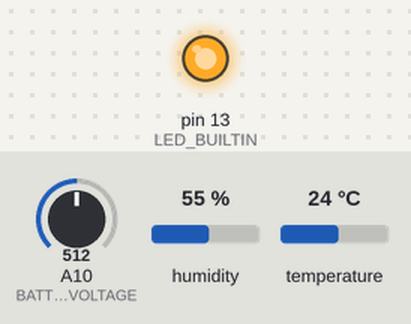
The sketch below on a simulated Arduino Leonardo, built with avr-gcc and run on an emulated ATmega32U4. Parts: output pins drawn as LEDs (lit = HIGH). Inputs (shaded band) come from the test bench; at power-on: A10 (BATTERY_VOLTAGE) = 512, humidity 55 %, temperature 24 °C. No radio packets arrive unless stated; pins used as bus, display or sensor lines are not drawn; what the sketch prints to the serial monitor is not drawn.

Above: at 5.16 s.
At 13.3 s:
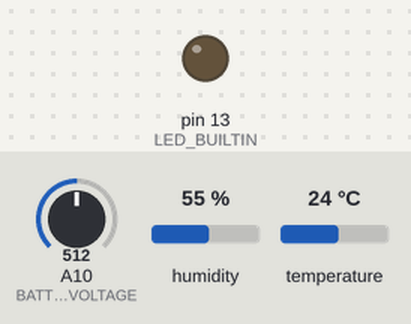
Timing chart, 0 to 26.2 s (numbered marks = the images above):
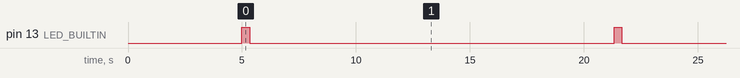

Measured:
- by itself, pin 13 (LED_BUILTIN): alternates HIGH for 0.33 s and LOW for 16.0 s

The sketch:

TempRFout.ino
```cpp
/*
	Program for outdoor wireless temperature and humidity sensor.

	Feather 32u4 8MHz with RFM69HCW radio module
	SHT40 sensor

	Read temperature and humidity
	Send these values through RF 900MHz
	Sleep

*/

#include "Adafruit_SHT4x.h"
#include <SPI.h>
#include <RH_RF69.h> //RadioHead - modified RH_RF69.cpp line 182: disable CLKOUT to minimize the current consumption (see 3.2.2)
#include <avr/power.h>
#include "LowPower.h"

//Pinout
#define BATTERY_VOLTAGE A10
#define ANALOG_ENABLE 5
#define RF_CS 8
#define RF_RST 4
#define RF_IRQ 7

//RF
#define RF_FREQ 915.0
#define PACKET_SIZE 5
#define PREAMBLE_LENGTH 40 //long preamble

#define VOLTAGE_DIVIDER 66 // 3V3 * (15k+15k)/15k * 10 ; x10 to get results in deciVolts
#define ADC_RES 10 // 10bits

// Some macros is still missing from AVR GCC distribution for ATmega32U4
#define PRTIM4 4
#define power_timer4_disable()	(PRR1 |= (uint8_t)(1 << PRTIM4))

//#define DEBUG

Adafruit_SHT4x sht4 = Adafruit_SHT4x();
RH_RF69 rf69(RF_CS, RF_IRQ); // Singleton instance of the radio driver

void setup()
{
#ifndef DEBUG
	delay(5000); //time to be able to upload a new sketch before entering sleep mode
#else
	delay(2000);
	Serial.println("Start");
#endif

	pinMode(RF_RST, OUTPUT);
	pinMode(RF_CS, OUTPUT);
	pinMode(ANALOG_ENABLE, OUTPUT);
	pinMode(LED_BUILTIN, OUTPUT);
	digitalWrite(LED_BUILTIN, HIGH);

#ifndef DEBUG
// Power optimization
	reduceActivePower();
#endif

	rf69.init();
	rf69.setPreambleLength(PREAMBLE_LENGTH);
	rf69.setFrequency(RF_FREQ);
	rf69.setTxPower(0, true);  // range from 14-20 for power, 2nd arg must be true for 69HCW
	rf69.sleep();

#ifndef DEBUG
	Serial.println("RF OK");
#endif

	sht4.begin();
	sht4.setPrecision(SHT4X_LOW_PRECISION);
	sht4.setHeater(SHT4X_NO_HEATER);

#ifndef DEBUG
	Serial.println("SHT40 OK");
#endif

}

void loop()
{
	uint16_t battery_voltage;
	uint8_t radiopacket[PACKET_SIZE];
	sensors_event_t hum, temp;

	digitalWrite(LED_BUILTIN, HIGH);

	//Read sensors
	delay(10);
	digitalWrite(ANALOG_ENABLE, HIGH); //Enable voltage divider
	battery_voltage = analogRead(BATTERY_VOLTAGE) * VOLTAGE_DIVIDER ;
	battery_voltage = battery_voltage >> ADC_RES;
	digitalWrite(ANALOG_ENABLE, LOW); //Disable voltage divider

	sht4.getEvent(&hum, &temp);// populate temp and humidity objects with fresh data ; 3.4ms
	int temperature = temp.temperature*10;
	int humidity = hum.relative_humidity;

	//Send data
	radiopacket[0] = highByte(temperature);
	radiopacket[1] = lowByte(temperature);
	radiopacket[2] = humidity;
	radiopacket[3] = battery_voltage;

	#define NB_RETRY 3
	for(int i=0 ; i<NB_RETRY ; i++)
	{
		radiopacket[4] = i; //message id
		rf69.send(radiopacket, PACKET_SIZE); //500u
		rf69.waitPacketSent(); //850us with preamble=4 ; 2000us with preamble=40
		rf69.sleep();
		if(i==NB_RETRY-1) break; //avoid sleep after the last emission
		//LowPower.powerDown(SLEEP_1S, ADC_OFF, BOD_OFF); //too slow to wake up
		//LowPower.powerSave(SLEEP_1S, ADC_OFF, BOD_OFF); //same as powerdown
#ifndef DEBUG
		LowPower.powerStandby(SLEEP_30MS, ADC_OFF, BOD_OFF);
#else
		delay(30);
#endif
	}
	digitalWrite(LED_BUILTIN, LOW);

#ifndef DEBUG
	LowPower.powerDown(SLEEP_8S, ADC_OFF, BOD_OFF);
	LowPower.powerDown(SLEEP_8S, ADC_OFF, BOD_OFF);
#else
	Serial.print(battery_voltage); Serial.print("V ");
	Serial.print(temperature); Serial.print("° ");
	Serial.print(humidity); Serial.print("%");
	Serial.println();
	delay(1000);
#endif
}


void reduceActivePower(void)
{
	//Disable analog comparator and it's interrupts
	ACSR = (ACSR & ~_BV(ACIE)) | _BV(ACD);

	//power_timer1_disable(); //used by delay, micros, millis
	power_timer1_disable();
	//power_timer2_disable(); does not exist on 32u4
	power_timer3_disable();
	power_timer4_disable();
	power_usart0_disable(); //used by Serial
	power_usart1_disable();

	//power_spi_disable(); //used by RF
	//power_twi_disable(); //used by SHT40

//	Power Off the USB interface
// 	- Detach USB interface
//  - Disable USB interface
//  - Disable PLL
//  - Disable USB pad regulator

	UDCON &= ~(1<< DETACH); //Set to physically detach de device (disconnect internal pull-up on D+ or D-).

	USBCON &= ~(1 << USBE ); // disable the USB
	USBCON &= ~(1 << OTGPADE ); // disable the VBUS pad
	USBCON &= ~(1 << VBUSTE ); //disable the VBUS Transition interrupt generation
	USBCON |= (1 << FRZCLK); // freeze the USB Clock
	UDIEN &= ~(1<< WAKEUPE); //disable the WAKEUPI interrupt.

	UDINT &= ~(1<< WAKEUPI); //clear WAKEUPI interrupt
	USBINT &= ~(1<< VBUSTI); //clear transition Interrupt Flag

	PLLCSR &= ~(1 << PLLE); // disable the USB Clock (PPL)

	UHWCON &= ~(1 << UVREGE); //disable the USB pad regulator

	power_usb_disable();

}
```
